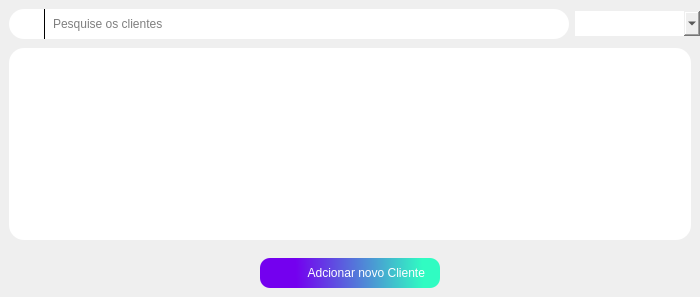
      <widget class="QWidget" name="tab_3">
       <property name="styleSheet">
        <string notr="true"/>
       </property>
       <attribute name="icon">
        <iconset resource="qrc/source.qrc">
         <normaloff>:/iconteste/icons/group.png</normaloff>:/iconteste/icons/group.png</iconset>
       </attribute>
       <attribute name="title">
        <string>Clientes</string>
       </attribute>
       <layout class="QHBoxLayout" name="horizontalLayout_30">
        <property name="spacing">
         <number>0</number>
        </property>
        <property name="leftMargin">
         <number>0</number>
        </property>
        <property name="topMargin">
         <number>0</number>
        </property>
        <property name="rightMargin">
         <number>0</number>
        </property>
        <property name="bottomMargin">
         <number>0</number>
        </property>
        <item>
         <widget class="QFrame" name="frame_46">
          <property name="styleSheet">
           <string notr="true">border-radius:15px;</string>
          </property>
          <property name="frameShape">
           <enum>QFrame::StyledPanel</enum>
          </property>
          <property name="frameShadow">
           <enum>QFrame::Raised</enum>
          </property>
          <layout class="QVBoxLayout" name="verticalLayout_20">
           <property name="spacing">
            <number>0</number>
           </property>
           <property name="leftMargin">
            <number>0</number>
           </property>
           <property name="topMargin">
            <number>0</number>
           </property>
           <property name="rightMargin">
            <number>0</number>
           </property>
           <property name="bottomMargin">
            <number>0</number>
           </property>
           <item>
            <widget class="QFrame" name="frame_41">
             <property name="frameShape">
              <enum>QFrame::StyledPanel</enum>
             </property>
             <property name="frameShadow">
              <enum>QFrame::Raised</enum>
             </property>
             <layout class="QHBoxLayout" name="horizontalLayout_23">
              <property name="spacing">
               <number>0</number>
              </property>
              <property name="rightMargin">
               <number>0</number>
              </property>
              <property name="bottomMargin">
               <number>0</number>
              </property>
              <item>
               <widget class="QFrame" name="frame_42">
                <property name="frameShape">
                 <enum>QFrame::StyledPanel</enum>
                </property>
                <property name="frameShadow">
                 <enum>QFrame::Raised</enum>
                </property>
                <layout class="QHBoxLayout" name="horizontalLayout_21">
                 <property name="leftMargin">
                  <number>0</number>
                 </property>
                 <property name="topMargin">
                  <number>0</number>
                 </property>
                 <property name="rightMargin">
                  <number>0</number>
                 </property>
                 <property name="bottomMargin">
                  <number>0</number>
                 </property>
                 <item>
                  <widget class="QFrame" name="frame_43">
                   <property name="minimumSize">
                    <size>
                     <width>0</width>
                     <height>30</height>
                    </size>
                   </property>
                   <property name="maximumSize">
                    <size>
                     <width>16777215</width>
                     <height>40</height>
                    </size>
                   </property>
                   <property name="styleSheet">
                    <string notr="true">background-color:white;
color:black;</string>
                   </property>
                   <property name="frameShape">
                    <enum>QFrame::StyledPanel</enum>
                   </property>
                   <property name="frameShadow">
                    <enum>QFrame::Raised</enum>
                   </property>
                   <layout class="QHBoxLayout" name="horizontalLayout_22">
                    <property name="topMargin">
                     <number>0</number>
                    </property>
                    <property name="bottomMargin">
                     <number>0</number>
                    </property>
                    <item>
                     <widget class="QLabel" name="label_34">
                      <property name="minimumSize">
                       <size>
                        <width>20</width>
                        <height>20</height>
                       </size>
                      </property>
                      <property name="maximumSize">
                       <size>
                        <width>20</width>
                        <height>20</height>
                       </size>
                      </property>
                      <property name="styleSheet">
                       <string notr="true">border-image: url(:/iconteste/icons/loupe (1).png);
border-radius:12px;</string>
                      </property>
                      <property name="text">
                       <string/>
                      </property>
                     </widget>
                    </item>
                    <item>
                     <widget class="Line" name="line_2">
                      <property name="minimumSize">
                       <size>
                        <width>1</width>
                        <height>25</height>
                       </size>
                      </property>
                      <property name="maximumSize">
                       <size>
                        <width>1</width>
                        <height>16777215</height>
                       </size>
                      </property>
                      <property name="styleSheet">
                       <string notr="true">background-color:black;	</string>
                      </property>
                      <property name="orientation">
                       <enum>Qt::Vertical</enum>
                      </property>
                     </widget>
                    </item>
                    <item>
                     <widget class="QLineEdit" name="lineEdit_2">
                      <property name="minimumSize">
                       <size>
                        <width>0</width>
                        <height>25</height>
                       </size>
                      </property>
                      <property name="styleSheet">
                       <string notr="true">background-color:white;
font: 12pt &quot;MS Shell Dlg 2&quot;;
color:black;
border-radius:10px;</string>
                      </property>
                      <property name="placeholderText">
                       <string>Pesquise os clientes</string>
                      </property>
                     </widget>
                    </item>
                   </layout>
                  </widget>
                 </item>
                 <item>
                  <widget class="QComboBox" name="comboBox_6">
                   <property name="minimumSize">
                    <size>
                     <width>125</width>
                     <height>25</height>
                    </size>
                   </property>
                   <property name="styleSheet">
                    <string notr="true">QComboBox {
	border: transparent;

}
QComboBox::drop-down:button{
border:transparent; background:transparent;
border-image: url(:/iconteste/icons/arrow-white.png);
width: 14,px;
height: 14px;
padding-top:1px;
margin-top:3px;

}

QComboBox QAbstractItemView{
	
	border:1px solid black;
	border-radius:0px;
 
	
}
</string>
                   </property>
                  </widget>
                 </item>
                </layout>
               </widget>
              </item>
             </layout>
            </widget>
           </item>
           <item>
            <widget class="QFrame" name="frame_45">
             <property name="minimumSize">
              <size>
               <width>700</width>
               <height>0</height>
              </size>
             </property>
             <property name="maximumSize">
              <size>
               <width>16515165</width>
               <height>16777215</height>
              </size>
             </property>
             <property name="frameShape">
              <enum>QFrame::StyledPanel</enum>
             </property>
             <property name="frameShadow">
              <enum>QFrame::Raised</enum>
             </property>
             <layout class="QHBoxLayout" name="horizontalLayout_24">
              <item>
               <widget class="QTableWidget" name="tableWidget_4">
                <property name="styleSheet">
                 <string notr="true">background-color:white;
color:black;</string>
                </property>
               </widget>
              </item>
             </layout>
            </widget>
           </item>
           <item>
            <widget class="QFrame" name="frame_44">
             <property name="frameShape">
              <enum>QFrame::StyledPanel</enum>
             </property>
             <property name="frameShadow">
              <enum>QFrame::Raised</enum>
             </property>
             <layout class="QHBoxLayout" name="horizontalLayout_25">
              <item>
               <widget class="QPushButton" name="pushButton_12">
                <property name="minimumSize">
                 <size>
                  <width>170</width>
                  <height>30</height>
                 </size>
                </property>
                <property name="maximumSize">
                 <size>
                  <width>180</width>
                  <height>16777215</height>
                 </size>
                </property>
                <property name="layoutDirection">
                 <enum>Qt::RightToLeft</enum>
                </property>
                <property name="styleSheet">
                 <string notr="true">


QPushButton{
border:1px;
background-color: qlineargradient(spread:pad, x1:0.0227727, y1:0.557, x2:1, y2:0.551, stop:0.181818 rgba(116, 0, 239, 255), stop:0.903409 rgba(48, 252, 194, 255));
border-radius:10px;
color:white;
}
QPushButton::hover
{


border-width: 2px;

border-color: black;

}
QPushButton::pressed
{
border-style: outset;
border-width: 3px;
border-color: #30fcc2;
}
</string>
                </property>
                <property name="text">
                 <string>          Adcionar novo Cliente</string>
                </property>
                <property name="icon">
                 <iconset resource="qrc/source.qrc">
                  <normaloff>:/iconteste/icons/right white arrow.png</normaloff>:/iconteste/icons/right white arrow.png</iconset>
                </property>
               </widget>
              </item>
             </layout>
            </widget>
           </item>
          </layout>
         </widget>
        </item>
       </layout>
      </widget>
